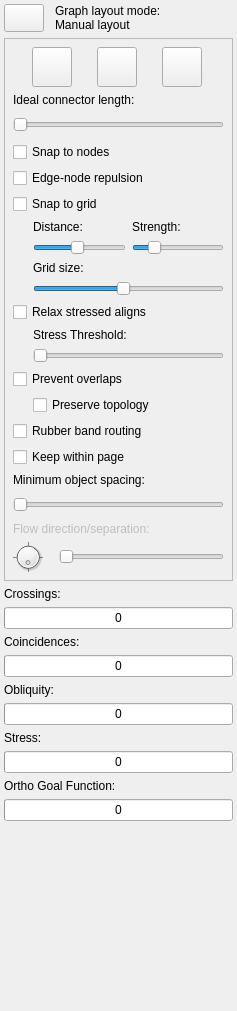
<?xml version="1.0" encoding="UTF-8"?>
<ui version="4.0">
 <class>LayoutProperties</class>
 <widget class="QDockWidget" name="LayoutProperties">
  <property name="geometry">
   <rect>
    <x>0</x>
    <y>0</y>
    <width>237</width>
    <height>1011</height>
   </rect>
  </property>
  <property name="sizePolicy">
   <sizepolicy hsizetype="Preferred" vsizetype="Preferred">
    <horstretch>0</horstretch>
    <verstretch>0</verstretch>
   </sizepolicy>
  </property>
  <property name="minimumSize">
   <size>
    <width>237</width>
    <height>1011</height>
   </size>
  </property>
  <property name="allowedAreas">
   <set>Qt::LeftDockWidgetArea|Qt::RightDockWidgetArea</set>
  </property>
  <property name="windowTitle">
   <string>Layout Properties</string>
  </property>
  <widget class="QWidget" name="dockWidgetContents">
   <layout class="QVBoxLayout" name="verticalLayout_2" stretch="0,0,0,1">
    <property name="margin">
     <number>4</number>
    </property>
    <item>
     <layout class="QGridLayout" name="gridLayout">
      <item row="1" column="2">
       <widget class="QLabel" name="layoutModeLabel">
        <property name="text">
         <string>Graph layout mode:
Manual layout</string>
        </property>
        <property name="wordWrap">
         <bool>true</bool>
        </property>
       </widget>
      </item>
      <item row="1" column="0">
       <widget class="QPushButton" name="layoutButton">
        <property name="sizePolicy">
         <sizepolicy hsizetype="Fixed" vsizetype="Fixed">
          <horstretch>0</horstretch>
          <verstretch>0</verstretch>
         </sizepolicy>
        </property>
        <property name="maximumSize">
         <size>
          <width>40</width>
          <height>40</height>
         </size>
        </property>
        <property name="toolTip">
         <string>Automatic Graph Layout</string>
        </property>
        <property name="text">
         <string/>
        </property>
        <property name="icon">
         <iconset resource="../libdunnartcanvas.qrc">
          <normaloff>:/resources/images/layout.png</normaloff>:/resources/images/layout.png</iconset>
        </property>
        <property name="iconSize">
         <size>
          <width>32</width>
          <height>32</height>
         </size>
        </property>
        <property name="checkable">
         <bool>true</bool>
        </property>
        <property name="checked">
         <bool>false</bool>
        </property>
       </widget>
      </item>
      <item row="1" column="1">
       <spacer name="horizontalSpacer">
        <property name="orientation">
         <enum>Qt::Horizontal</enum>
        </property>
        <property name="sizeType">
         <enum>QSizePolicy::Fixed</enum>
        </property>
        <property name="sizeHint" stdset="0">
         <size>
          <width>5</width>
          <height>20</height>
         </size>
        </property>
       </spacer>
      </item>
     </layout>
    </item>
    <item>
     <widget class="QStackedWidget" name="layoutOptionPages">
      <property name="sizePolicy">
       <sizepolicy hsizetype="Preferred" vsizetype="Minimum">
        <horstretch>0</horstretch>
        <verstretch>0</verstretch>
       </sizepolicy>
      </property>
      <property name="minimumSize">
       <size>
        <width>0</width>
        <height>0</height>
       </size>
      </property>
      <property name="frameShape">
       <enum>QFrame::StyledPanel</enum>
      </property>
      <property name="currentIndex">
       <number>1</number>
      </property>
      <widget class="QWidget" name="manualLayoutPage">
       <layout class="QVBoxLayout" name="verticalLayout_3">
        <property name="margin">
         <number>8</number>
        </property>
        <item>
         <widget class="QCheckBox" name="preventOverlapsCheckBox2">
          <property name="text">
           <string>Prevent overlaps</string>
          </property>
         </widget>
        </item>
        <item>
         <widget class="QCheckBox" name="rubberBandRoutingCheckBox2">
          <property name="text">
           <string>Rubber band routing</string>
          </property>
         </widget>
        </item>
        <item>
         <widget class="QCheckBox" name="pageBoundaryCheckBox2">
          <property name="enabled">
           <bool>true</bool>
          </property>
          <property name="text">
           <string>Keep within page</string>
          </property>
         </widget>
        </item>
        <item>
         <widget class="QLabel" name="label">
          <property name="text">
           <string>Minimum object spacing:</string>
          </property>
         </widget>
        </item>
        <item>
         <widget class="QSlider" name="spacingSlider2">
          <property name="sizePolicy">
           <sizepolicy hsizetype="Expanding" vsizetype="Minimum">
            <horstretch>0</horstretch>
            <verstretch>0</verstretch>
           </sizepolicy>
          </property>
          <property name="minimumSize">
           <size>
            <width>0</width>
            <height>23</height>
           </size>
          </property>
          <property name="orientation">
           <enum>Qt::Horizontal</enum>
          </property>
         </widget>
        </item>
        <item>
         <spacer name="verticalSpacer">
          <property name="orientation">
           <enum>Qt::Vertical</enum>
          </property>
          <property name="sizeHint" stdset="0">
           <size>
            <width>20</width>
            <height>40</height>
           </size>
          </property>
         </spacer>
        </item>
       </layout>
      </widget>
      <widget class="QWidget" name="autoLayoutPage">
       <property name="sizePolicy">
        <sizepolicy hsizetype="Minimum" vsizetype="Preferred">
         <horstretch>0</horstretch>
         <verstretch>0</verstretch>
        </sizepolicy>
       </property>
       <layout class="QVBoxLayout" name="verticalLayout">
        <property name="margin">
         <number>8</number>
        </property>
        <item>
         <layout class="QHBoxLayout" name="horizontalLayout_2">
          <item>
           <widget class="QPushButton" name="organicStructureButton">
            <property name="minimumSize">
             <size>
              <width>40</width>
              <height>40</height>
             </size>
            </property>
            <property name="maximumSize">
             <size>
              <width>40</width>
              <height>40</height>
             </size>
            </property>
            <property name="text">
             <string/>
            </property>
            <property name="icon">
             <iconset resource="../libdunnartcanvas.qrc">
              <normaloff>:/resources/images/organiclayout.png</normaloff>:/resources/images/organiclayout.png</iconset>
            </property>
            <property name="iconSize">
             <size>
              <width>35</width>
              <height>35</height>
             </size>
            </property>
            <property name="checkable">
             <bool>true</bool>
            </property>
           </widget>
          </item>
          <item>
           <widget class="QPushButton" name="flowStructureButton">
            <property name="minimumSize">
             <size>
              <width>36</width>
              <height>36</height>
             </size>
            </property>
            <property name="maximumSize">
             <size>
              <width>40</width>
              <height>40</height>
             </size>
            </property>
            <property name="text">
             <string/>
            </property>
            <property name="icon">
             <iconset resource="../libdunnartcanvas.qrc">
              <normaloff>:/resources/images/flowlayout.png</normaloff>:/resources/images/flowlayout.png</iconset>
            </property>
            <property name="iconSize">
             <size>
              <width>35</width>
              <height>35</height>
             </size>
            </property>
            <property name="checkable">
             <bool>true</bool>
            </property>
           </widget>
          </item>
          <item>
           <widget class="QPushButton" name="layeredStuctureButton">
            <property name="minimumSize">
             <size>
              <width>36</width>
              <height>36</height>
             </size>
            </property>
            <property name="maximumSize">
             <size>
              <width>40</width>
              <height>40</height>
             </size>
            </property>
            <property name="text">
             <string/>
            </property>
            <property name="icon">
             <iconset resource="../libdunnartcanvas.qrc">
              <normaloff>:/resources/images/layeredlayout.png</normaloff>:/resources/images/layeredlayout.png</iconset>
            </property>
            <property name="iconSize">
             <size>
              <width>35</width>
              <height>35</height>
             </size>
            </property>
            <property name="checkable">
             <bool>true</bool>
            </property>
           </widget>
          </item>
         </layout>
        </item>
        <item>
         <widget class="QLabel" name="idealLengthLabel">
          <property name="sizePolicy">
           <sizepolicy hsizetype="Preferred" vsizetype="Preferred">
            <horstretch>0</horstretch>
            <verstretch>0</verstretch>
           </sizepolicy>
          </property>
          <property name="maximumSize">
           <size>
            <width>16777215</width>
            <height>16777215</height>
           </size>
          </property>
          <property name="text">
           <string>Ideal connector length:</string>
          </property>
          <property name="alignment">
           <set>Qt::AlignBottom|Qt::AlignLeading|Qt::AlignLeft</set>
          </property>
         </widget>
        </item>
        <item>
         <widget class="QSlider" name="idealLengthSlider">
          <property name="sizePolicy">
           <sizepolicy hsizetype="Expanding" vsizetype="Minimum">
            <horstretch>0</horstretch>
            <verstretch>0</verstretch>
           </sizepolicy>
          </property>
          <property name="minimumSize">
           <size>
            <width>0</width>
            <height>23</height>
           </size>
          </property>
          <property name="baseSize">
           <size>
            <width>0</width>
            <height>0</height>
           </size>
          </property>
          <property name="minimum">
           <number>1</number>
          </property>
          <property name="maximum">
           <number>300</number>
          </property>
          <property name="tracking">
           <bool>true</bool>
          </property>
          <property name="orientation">
           <enum>Qt::Horizontal</enum>
          </property>
         </widget>
        </item>
        <item>
         <widget class="QCheckBox" name="snapToCheckBox">
          <property name="text">
           <string>Snap to nodes</string>
          </property>
         </widget>
        </item>
        <item>
         <widget class="QCheckBox" name="edgeNodeRepulsionCheckBox">
          <property name="enabled">
           <bool>true</bool>
          </property>
          <property name="text">
           <string>Edge-node repulsion</string>
          </property>
          <property name="checkable">
           <bool>true</bool>
          </property>
          <property name="tristate">
           <bool>false</bool>
          </property>
         </widget>
        </item>
        <item>
         <widget class="QCheckBox" name="gridSnapCheckBox">
          <property name="text">
           <string>Snap to grid</string>
          </property>
         </widget>
        </item>
        <item>
         <layout class="QHBoxLayout" name="horizontalLayout_4">
          <property name="spacing">
           <number>6</number>
          </property>
          <property name="leftMargin">
           <number>20</number>
          </property>
          <item>
           <layout class="QVBoxLayout" name="verticalLayout_4">
            <item>
             <widget class="QLabel" name="snapDistanceLabel">
              <property name="text">
               <string>Distance:</string>
              </property>
             </widget>
            </item>
            <item>
             <widget class="QSlider" name="snapDistanceSlider">
              <property name="minimum">
               <number>5</number>
              </property>
              <property name="maximum">
               <number>100</number>
              </property>
              <property name="singleStep">
               <number>1</number>
              </property>
              <property name="pageStep">
               <number>10</number>
              </property>
              <property name="value">
               <number>50</number>
              </property>
              <property name="orientation">
               <enum>Qt::Horizontal</enum>
              </property>
             </widget>
            </item>
           </layout>
          </item>
          <item>
           <layout class="QVBoxLayout" name="verticalLayout_7">
            <item>
             <widget class="QLabel" name="snapStrengthLabel">
              <property name="text">
               <string>Strength:</string>
              </property>
             </widget>
            </item>
            <item>
             <widget class="QSlider" name="snapStrengthSlider">
              <property name="minimum">
               <number>1</number>
              </property>
              <property name="maximum">
               <number>100</number>
              </property>
              <property name="value">
               <number>20</number>
              </property>
              <property name="orientation">
               <enum>Qt::Horizontal</enum>
              </property>
             </widget>
            </item>
           </layout>
          </item>
         </layout>
        </item>
        <item>
         <layout class="QHBoxLayout" name="horizontalLayout_6">
          <property name="leftMargin">
           <number>20</number>
          </property>
          <item>
           <layout class="QVBoxLayout" name="verticalLayout_6">
            <item>
             <widget class="QLabel" name="gridSizeLabel">
              <property name="text">
               <string>Grid size:</string>
              </property>
             </widget>
            </item>
            <item>
             <widget class="QSlider" name="gridSizeSlider">
              <property name="minimum">
               <number>10</number>
              </property>
              <property name="maximum">
               <number>200</number>
              </property>
              <property name="singleStep">
               <number>10</number>
              </property>
              <property name="pageStep">
               <number>50</number>
              </property>
              <property name="value">
               <number>100</number>
              </property>
              <property name="orientation">
               <enum>Qt::Horizontal</enum>
              </property>
             </widget>
            </item>
           </layout>
          </item>
         </layout>
        </item>
        <item>
         <widget class="QCheckBox" name="relaxCheckBox">
          <property name="text">
           <string>Relax stressed aligns</string>
          </property>
         </widget>
        </item>
        <item>
         <layout class="QHBoxLayout" name="horizontalLayout_5">
          <property name="leftMargin">
           <number>20</number>
          </property>
          <item>
           <layout class="QVBoxLayout" name="verticalLayout_5">
            <item>
             <widget class="QLabel" name="relaxStressLabel">
              <property name="text">
               <string>Stress Threshold:</string>
              </property>
             </widget>
            </item>
            <item>
             <widget class="QSlider" name="relaxThresholdSlider">
              <property name="minimum">
               <number>1</number>
              </property>
              <property name="maximum">
               <number>100</number>
              </property>
              <property name="orientation">
               <enum>Qt::Horizontal</enum>
              </property>
             </widget>
            </item>
           </layout>
          </item>
         </layout>
        </item>
        <item>
         <widget class="QCheckBox" name="preventOverlapsCheckBox">
          <property name="sizePolicy">
           <sizepolicy hsizetype="Minimum" vsizetype="Minimum">
            <horstretch>0</horstretch>
            <verstretch>0</verstretch>
           </sizepolicy>
          </property>
          <property name="text">
           <string>Prevent overlaps</string>
          </property>
         </widget>
        </item>
        <item>
         <layout class="QHBoxLayout" name="horizontalLayout">
          <property name="spacing">
           <number>0</number>
          </property>
          <property name="sizeConstraint">
           <enum>QLayout::SetNoConstraint</enum>
          </property>
          <property name="leftMargin">
           <number>20</number>
          </property>
          <item>
           <widget class="QCheckBox" name="preserveTopologyCheckBox">
            <property name="sizePolicy">
             <sizepolicy hsizetype="Minimum" vsizetype="Minimum">
              <horstretch>0</horstretch>
              <verstretch>0</verstretch>
             </sizepolicy>
            </property>
            <property name="text">
             <string>Preserve topology</string>
            </property>
           </widget>
          </item>
         </layout>
        </item>
        <item>
         <widget class="QCheckBox" name="rubberBandRoutingCheckBox">
          <property name="text">
           <string>Rubber band routing</string>
          </property>
         </widget>
        </item>
        <item>
         <widget class="QCheckBox" name="pageBoundaryCheckBox">
          <property name="text">
           <string>Keep within page</string>
          </property>
         </widget>
        </item>
        <item>
         <widget class="QLabel" name="spacingLabel">
          <property name="sizePolicy">
           <sizepolicy hsizetype="Preferred" vsizetype="Preferred">
            <horstretch>0</horstretch>
            <verstretch>0</verstretch>
           </sizepolicy>
          </property>
          <property name="maximumSize">
           <size>
            <width>16777215</width>
            <height>16777215</height>
           </size>
          </property>
          <property name="layoutDirection">
           <enum>Qt::LeftToRight</enum>
          </property>
          <property name="text">
           <string>Minimum object spacing:</string>
          </property>
          <property name="scaledContents">
           <bool>false</bool>
          </property>
          <property name="alignment">
           <set>Qt::AlignBottom|Qt::AlignLeading|Qt::AlignLeft</set>
          </property>
         </widget>
        </item>
        <item>
         <widget class="QSlider" name="spacingSlider">
          <property name="sizePolicy">
           <sizepolicy hsizetype="Expanding" vsizetype="Minimum">
            <horstretch>0</horstretch>
            <verstretch>0</verstretch>
           </sizepolicy>
          </property>
          <property name="minimumSize">
           <size>
            <width>0</width>
            <height>23</height>
           </size>
          </property>
          <property name="orientation">
           <enum>Qt::Horizontal</enum>
          </property>
         </widget>
        </item>
        <item>
         <widget class="QLabel" name="flowOptionsLabel">
          <property name="enabled">
           <bool>false</bool>
          </property>
          <property name="sizePolicy">
           <sizepolicy hsizetype="Expanding" vsizetype="Minimum">
            <horstretch>0</horstretch>
            <verstretch>0</verstretch>
           </sizepolicy>
          </property>
          <property name="maximumSize">
           <size>
            <width>16777215</width>
            <height>16777215</height>
           </size>
          </property>
          <property name="text">
           <string>Flow direction/separation:</string>
          </property>
          <property name="alignment">
           <set>Qt::AlignBottom|Qt::AlignLeading|Qt::AlignLeft</set>
          </property>
         </widget>
        </item>
        <item>
         <layout class="QHBoxLayout" name="horizontalLayout_3">
          <item>
           <widget class="QDial" name="flowDirectionDial">
            <property name="enabled">
             <bool>true</bool>
            </property>
            <property name="sizePolicy">
             <sizepolicy hsizetype="Fixed" vsizetype="Fixed">
              <horstretch>0</horstretch>
              <verstretch>0</verstretch>
             </sizepolicy>
            </property>
            <property name="maximumSize">
             <size>
              <width>30</width>
              <height>30</height>
             </size>
            </property>
            <property name="minimum">
             <number>0</number>
            </property>
            <property name="maximum">
             <number>4</number>
            </property>
            <property name="pageStep">
             <number>1</number>
            </property>
            <property name="value">
             <number>0</number>
            </property>
            <property name="tracking">
             <bool>true</bool>
            </property>
            <property name="orientation">
             <enum>Qt::Horizontal</enum>
            </property>
            <property name="invertedAppearance">
             <bool>false</bool>
            </property>
            <property name="invertedControls">
             <bool>false</bool>
            </property>
            <property name="wrapping">
             <bool>true</bool>
            </property>
            <property name="notchesVisible">
             <bool>true</bool>
            </property>
           </widget>
          </item>
          <item>
           <spacer name="horizontalSpacer_2">
            <property name="orientation">
             <enum>Qt::Horizontal</enum>
            </property>
            <property name="sizeType">
             <enum>QSizePolicy::Fixed</enum>
            </property>
            <property name="sizeHint" stdset="0">
             <size>
              <width>10</width>
              <height>20</height>
             </size>
            </property>
           </spacer>
          </item>
          <item>
           <widget class="QSlider" name="flowSeparationSlider">
            <property name="enabled">
             <bool>false</bool>
            </property>
            <property name="sizePolicy">
             <sizepolicy hsizetype="Expanding" vsizetype="Minimum">
              <horstretch>0</horstretch>
              <verstretch>0</verstretch>
             </sizepolicy>
            </property>
            <property name="minimumSize">
             <size>
              <width>45</width>
              <height>23</height>
             </size>
            </property>
            <property name="maximum">
             <number>300</number>
            </property>
            <property name="orientation">
             <enum>Qt::Horizontal</enum>
            </property>
           </widget>
          </item>
         </layout>
        </item>
       </layout>
      </widget>
     </widget>
    </item>
    <item>
     <layout class="QVBoxLayout" name="verticalLayout_9">
      <item>
       <widget class="QLabel" name="crossingsLabel">
        <property name="text">
         <string>Crossings:</string>
        </property>
       </widget>
      </item>
      <item>
       <widget class="QProgressBar" name="crossingsBar">
        <property name="enabled">
         <bool>true</bool>
        </property>
        <property name="sizePolicy">
         <sizepolicy hsizetype="Expanding" vsizetype="Maximum">
          <horstretch>0</horstretch>
          <verstretch>15</verstretch>
         </sizepolicy>
        </property>
        <property name="maximum">
         <number>50</number>
        </property>
        <property name="value">
         <number>0</number>
        </property>
        <property name="format">
         <string>%v</string>
        </property>
       </widget>
      </item>
      <item>
       <widget class="QLabel" name="coincidencesLabel">
        <property name="text">
         <string>Coincidences:</string>
        </property>
       </widget>
      </item>
      <item>
       <widget class="QProgressBar" name="coincidencesBar">
        <property name="maximum">
         <number>30</number>
        </property>
        <property name="value">
         <number>0</number>
        </property>
        <property name="format">
         <string>%v</string>
        </property>
       </widget>
      </item>
      <item>
       <widget class="QLabel" name="obliquityLabel">
        <property name="text">
         <string>Obliquity:</string>
        </property>
       </widget>
      </item>
      <item>
       <widget class="QProgressBar" name="obliquityBar">
        <property name="maximum">
         <number>5000</number>
        </property>
        <property name="value">
         <number>0</number>
        </property>
        <property name="format">
         <string>%v</string>
        </property>
       </widget>
      </item>
      <item>
       <widget class="QLabel" name="stressLabel">
        <property name="text">
         <string>Stress:</string>
        </property>
       </widget>
      </item>
      <item>
       <widget class="QProgressBar" name="stressBar">
        <property name="maximum">
         <number>2000</number>
        </property>
        <property name="value">
         <number>0</number>
        </property>
        <property name="textVisible">
         <bool>true</bool>
        </property>
        <property name="invertedAppearance">
         <bool>false</bool>
        </property>
        <property name="format">
         <string>%v</string>
        </property>
       </widget>
      </item>
      <item>
       <widget class="QLabel" name="orthoGoalLabel">
        <property name="text">
         <string>Ortho Goal Function:</string>
        </property>
       </widget>
      </item>
      <item>
       <widget class="QProgressBar" name="orthoGoalBar">
        <property name="maximum">
         <number>5000</number>
        </property>
        <property name="value">
         <number>0</number>
        </property>
        <property name="format">
         <string>%v</string>
        </property>
       </widget>
      </item>
     </layout>
    </item>
    <item>
     <spacer name="verticalSpacer_2">
      <property name="orientation">
       <enum>Qt::Vertical</enum>
      </property>
      <property name="sizeType">
       <enum>QSizePolicy::MinimumExpanding</enum>
      </property>
      <property name="sizeHint" stdset="0">
       <size>
        <width>20</width>
        <height>1</height>
       </size>
      </property>
     </spacer>
    </item>
   </layout>
  </widget>
  <action name="actionAutomatic_Graph_Layout">
   <property name="checkable">
    <bool>true</bool>
   </property>
   <property name="icon">
    <iconset resource="../libdunnartcanvas.qrc">
     <normaloff>:/resources/images/layout.png</normaloff>:/resources/images/layout.png</iconset>
   </property>
   <property name="text">
    <string>Automatic Graph Layout</string>
   </property>
   <property name="iconText">
    <string>Graph Layout</string>
   </property>
  </action>
 </widget>
 <resources>
  <include location="../libdunnartcanvas.qrc"/>
 </resources>
 <connections/>
</ui>
